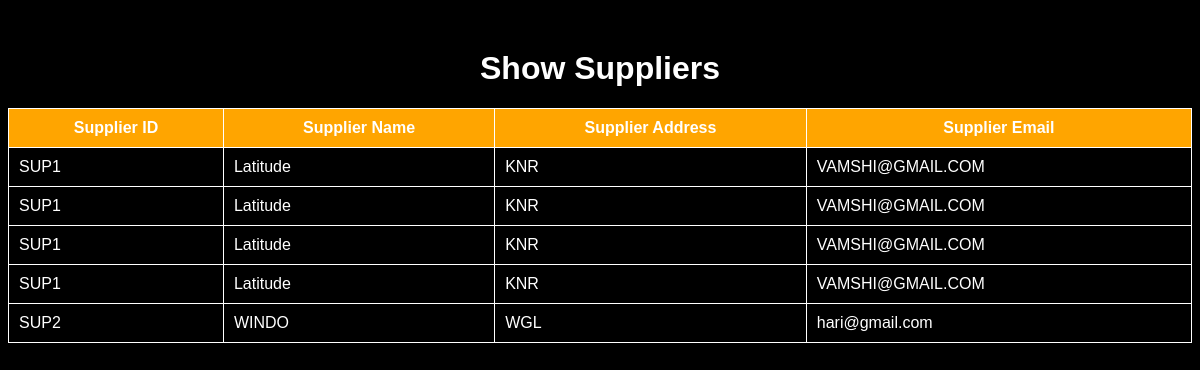
Before: /show-suppliers with the older database file.
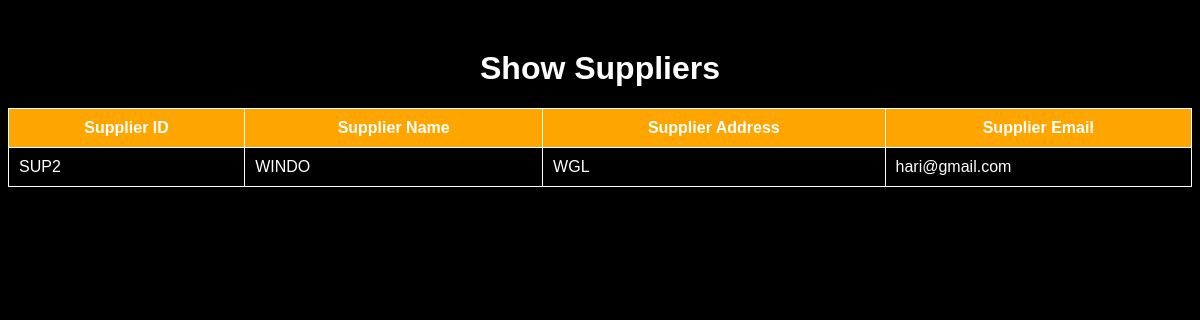
After: the same page with the newer database file.
### tables this page shows
CREATE TABLE SUPPLIER(SUPPLIER_ID VARCHAR(30),SUPPLIER_NAME VARCHAR(40),SUPPLIER_ADDR VARCHAR(40),SUPPLIER_EMAIL VARCHAR(30));

### app.py (the view)
@app.route("/show-suppliers")
def supplier_show():
    conn = sqlite3.connect('ims.db')
    cn=conn.cursor()
    cn.execute('select * from supplier')
    data=[]
    for i in cn.fetchall():
        supplier={}
        supplier['supplier_id'] = i[0]
        supplier['supplier_name'] = i[1]
        supplier['supplier_addr'] = i[2]
        supplier['supplier_email'] = i[3]
        data.append(supplier)
    print(data)
    return render_template('show-supplier.html',data = data)

### templates/show-supplier.html (shortened to what this page needs)
<!DOCTYPE html>
<html>
<head>
</head>
<body>
    <h1>Show Suppliers</h1>
    <table>
        <tr>
            <th>Supplier ID</th>
            <th>Supplier Name</th>
            <th>Supplier Address</th>
            <th>Supplier Email</th>
        </tr>
        {% for supplier in data %}
        <tr>
            <td>{{ supplier['supplier_id'] }}</td>
            <td>{{ supplier['supplier_name'] }}</td>
            <td>{{ supplier['supplier_addr'] }}</td>
            <td>{{ supplier['supplier_email'] }}</td>
        </tr>
        {% endfor %}
    </table>
</body>
</html>

### templates/show-supplier.html (style rules this page uses)
body { font-family: Arial, sans-serif; background-color: #000; color: #fff; }
h1 { text-align: center; margin-top: 50px; }
table { width: 100%; border-collapse: collapse; }
th, td { padding: 10px; border: 1px solid #fff; color: #fff; }
th { background-color: #FFA500; }

Changed rows visible on the page:
removed SUPPLIER: supplier_id "SUP1", supplier_name "Latitude", supplier_addr "KNR", supplier_email "VAMSHI@GMAIL.COM"
removed SUPPLIER: supplier_id "SUP1", supplier_name "Latitude", supplier_addr "KNR", supplier_email "VAMSHI@GMAIL.COM"
removed SUPPLIER: supplier_id "SUP1", supplier_name "Latitude", supplier_addr "KNR", supplier_email "VAMSHI@GMAIL.COM"
removed SUPPLIER: supplier_id "SUP1", supplier_name "Latitude", supplier_addr "KNR", supplier_email "VAMSHI@GMAIL.COM"
